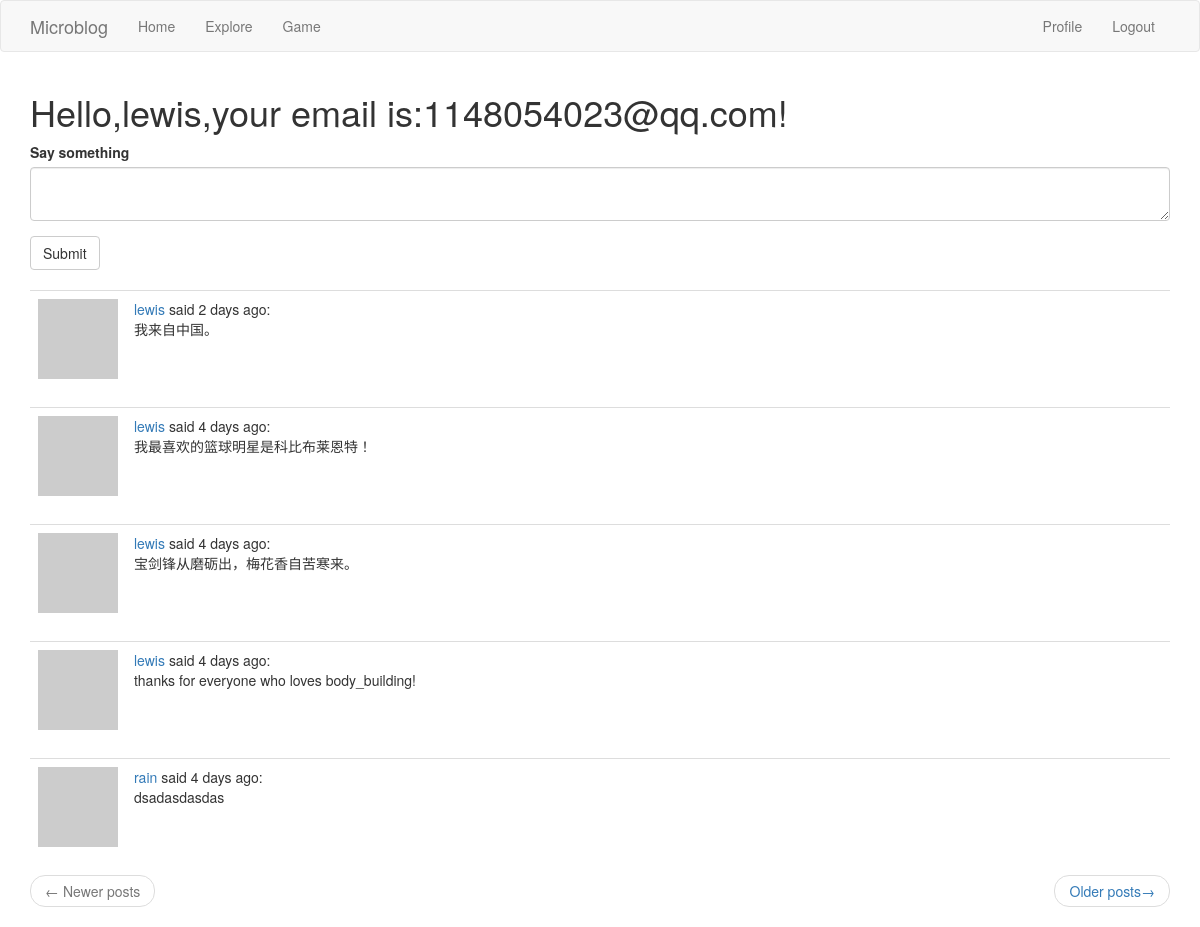
Before: /index (signed in) with the older database file.
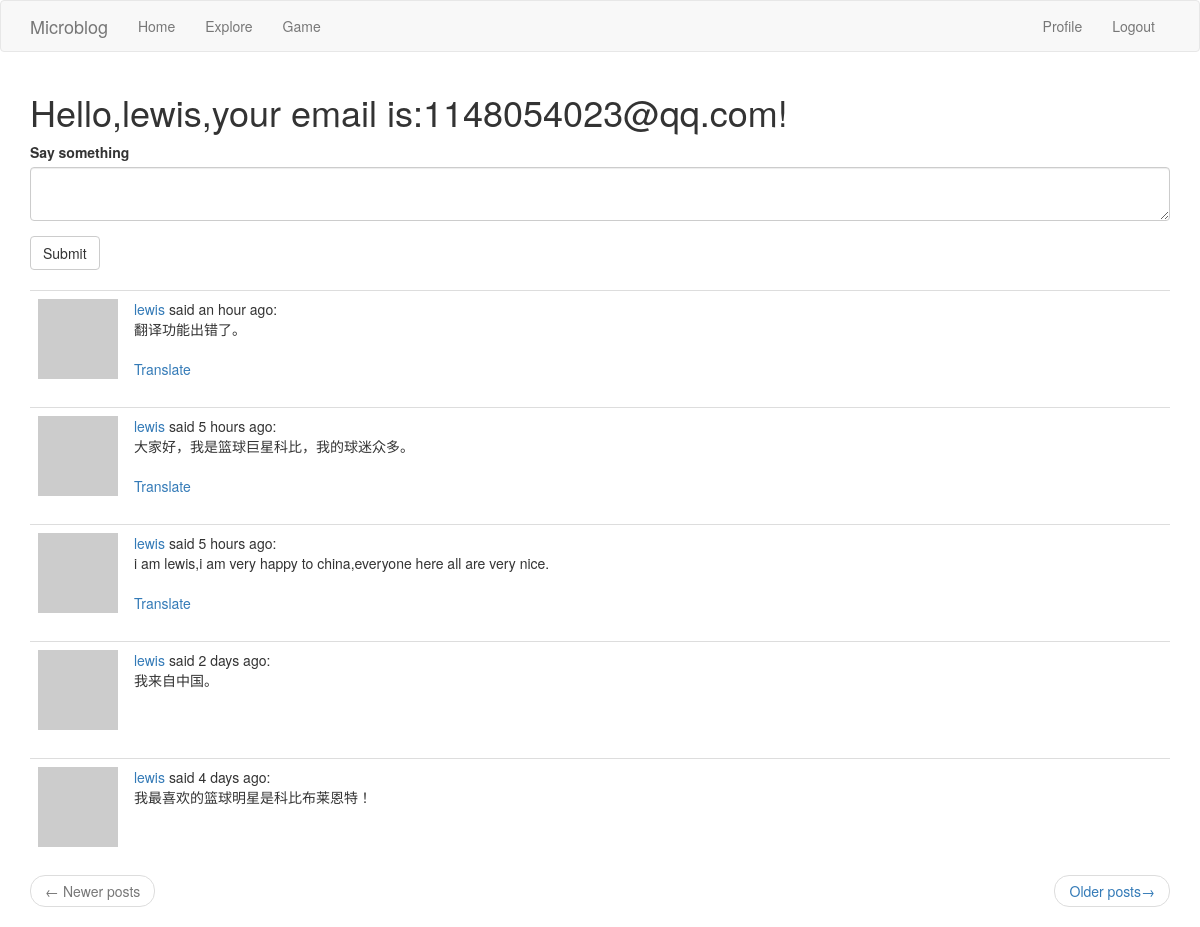
After: the same page with the newer database file.
### app/models.py (models this page shows, shortened)
class User(UserMixin,db.Model):
    id = db.Column(db.Integer, primary_key=True)
    username = db.Column(db.String(64), index=True,unique=True)
    email = db.Column(db.String(120), index=True,unique=True)
    password_hash = db.Column(db.String(128))
    posts = db.relationship('Post',backref='author',lazy='dynamic')
    about_me = db.Column(db.String(140))
    last_seen = db.Column(db.DateTime,default=datetime.utcnow)
    followed = db.relationship(
        'User',
        secondary = followers,
        primaryjoin = (followers.c.follower_id==id),
        secondaryjoin = (followers.c.followed_id==id),
        backref = db.backref('followers',lazy='dynamic'),
        lazy='dynamic'
        )
    def avatar(self,size):
        digest = md5(self.email.lower().encode('utf-8')).hexdigest()
        return 'https://www.gravatar.com/avatar/{}?d=identicon&s={}'.format(digest,size)
    def followed_posts(self):
        followed_posts =  Post.query.join(
            followers,(followers.c.followed_id==Post.user_id)).filter(
                    followers.c.follower_id==self.id)
        own = Post.query.filter_by(user_id = self.id)
        return followed_posts.union(own).order_by(Post.timestamp.desc())

class Post(db.Model):
    id = db.Column(db.Integer,primary_key=True)
    body = db.Column(db.String(140))
    timestamp = db.Column(db.DateTime,index=True,default=datetime.utcnow)
    user_id = db.Column(db.Integer,db.ForeignKey('user.id'))
    language = db.Column(db.String(5))

### app/routes.py (the view, shortened to what this page needs)
@app.route('/',methods=['GET','POST'])
@app.route('/index',methods=['GET','POST'])
@login_required
def index():
    form = PostForm()
    page = request.args.get('page',1,type=int)
    posts = current_user.followed_posts().paginate(page,app.config['POSTS_PER_PAGE'],False)
    next_url = url_for('index',page=posts.next_num) if posts.has_next else None
    prev_url = url_for('index',page=posts.prev_num) if posts.has_prev else None
    return render_template('index.html',title='Home Page',form=form,posts=posts.items,next_url=next_url,prev_url=prev_url)

### app/forms.py
class PostForm(FlaskForm):
    post = TextAreaField('Say something',validators=[DataRequired(),Length(min=1,max=140)])
    submit = SubmitField('Submit')

### app/models.py (called while the page is built)
@login.user_loader
def load_user(id):
    return User.query.get(int(id))

### app/routes.py (called while the page is built)
@app.before_request
def before_request():
    if current_user.is_authenticated:
        current_user.last_seen = datetime.utcnow()
        db.session.commit()

### app/templates/index.html
{% extends "base.html"%}
{% import 'bootstrap/wtf.html' as wtf %}
{% block app_content %}
	<h1>Hello,{{current_user.username}},your email is:{{current_user.email}}!</h1>
	{% if form %}
        {{ wtf.quick_form(form) }}
	<br>
	{% endif %}
	{% for post in posts %}
		{% include '_post.html' %}
	{% endfor %}
	<nav aria-label="...">
		<ul class="pager">
			<li class="previous{% if not prev_url %} disabled{% endif %}">
				<a href="{{ prev_url or '#' }}">
					<span aria-hidden="true">&larr;</span> Newer posts
				</a>
			</li>
			<li class="next{% if not next_url %} disabled{% endif %}">
				<a href="{{ next_url or '#' }}">
					Older posts<span aria-hidden="true">&rarr;</span>
				</a>
			</li>
		</ul>
	</nav>
{% endblock %}

### app/templates/base.html (shortened to what this page needs)
{% extends "bootstrap/base.html" %}
{% block navbar %}
	<nav class="navbar navbar-default">
		<div class="container">
			<div class="navbar-header">
				<a class="navbar-brand" href="{{ url_for('index') }}">Microblog</a>
			</div>
			<div class="collapse navbar-collapse" id="bs-example-navbar-collapse-1">
				<ul class="nav navbar-nav">
					<li><a href="{{ url_for('index') }}">Home</a>
					<li><a href="{{ url_for('explore') }}">Explore</a>
					<li><a href="{{ url_for('login') }}">Game</a>
				</ul>
				<u1 class="nav navbar-nav navbar-right">
					{% if current_user.is_anonymous %}
						<li><a href="{{ url_for('login') }}">Login</a></li>
					{% else %}
						<li><a href="{{ url_for('user',username=current_user.username) }}">Profile</a></li>
						<li><a href="{{ url_for('logout') }}">Logout</a></li>
					{% endif %}
			</div>
		</div>
	</nav>
{% endblock %}
{% block content %}
	<div class="container">
            	{% block app_content %}
	    	{% endblock %}
	</div>
{% endblock %}

### app/templates/_post.html
<table class="table table-hover">
	<tr>
		<td width="70px">
			<a href="{{ url_for('user',username=post.author.username) }}">
				<img src="{{ post.author.avatar(70) }}">
			</a>
		</td>
		<td>
			<a href="{{ url_for('user',username=post.author.username) }}">{{ post.author.username }}</a>
			said {{ moment(post.timestamp).fromNow() }}:
			<br>
			<span id="post{{ post.id }}">{{ post.body }}</span>
			{% if post.language and post.language != g.locale %}
				<br><br>
				<span id="translation{{ post.id }}">
					<a href="javascript:translate('#post{{ post.id }}','#translation{{ post.id }}','{{ post.language }}','{{ g.locale }}')">{{ _('Translate') }}</a>
				</span>
			{% endif %}
		</td>
        </tr>
</table>

Changed rows visible on the page:
no longer on this page (row unchanged): Post: author.username "lewis", timestamp "4 days ago", body "宝剑锋从磨砺出，梅花香自苦寒来。"
no longer on this page (row unchanged): Post: author.username "lewis", timestamp "4 days ago", body "thanks for everyone who loves body_building!"
no longer on this page (row unchanged): Post: author.username "rain", timestamp "4 days ago", body "dsadasdasdas"
added Post: author.username "lewis", timestamp "an hour ago", body "翻译功能出错了。"
added Post: author.username "lewis", timestamp "5 hours ago", body "大家好，我是篮球巨星科比，我的球迷众多。"
added Post: author.username "lewis", timestamp "5 hours ago", body "i am lewis,i am very happy to china,everyone here all are very nice."
